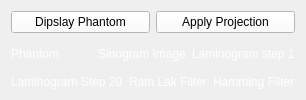
      <widget class="QWidget" name="tab_5">
       <attribute name="title">
        <string>Back Projection</string>
       </attribute>
       <layout class="QGridLayout" name="gridLayout_13">
        <item row="0" column="0">
         <layout class="QVBoxLayout" name="verticalLayout_38">
          <item>
           <layout class="QHBoxLayout" name="horizontalLayout_33">
            <item>
             <widget class="QPushButton" name="schepp_logan_button">
              <property name="styleSheet">
               <string notr="true">background-color: rgb(255, 255, 255);</string>
              </property>
              <property name="text">
               <string>Dipslay Phantom</string>
              </property>
             </widget>
            </item>
            <item>
             <widget class="QPushButton" name="apply_on_phantom_button">
              <property name="styleSheet">
               <string notr="true">background-color: rgb(255, 255, 255);</string>
              </property>
              <property name="text">
               <string>Apply Projection</string>
              </property>
             </widget>
            </item>
           </layout>
          </item>
          <item>
           <layout class="QHBoxLayout" name="horizontalLayout_34">
            <item>
             <layout class="QVBoxLayout" name="verticalLayout_32">
              <item>
               <widget class="ScheppLoganWidget" name="schepp_logan_phantom_img" native="true"/>
              </item>
              <item>
               <widget class="QLabel" name="label_25">
                <property name="styleSheet">
                 <string notr="true">color: rgb(255, 255, 255);</string>
                </property>
                <property name="text">
                 <string>Phantom</string>
                </property>
               </widget>
              </item>
             </layout>
            </item>
            <item>
             <layout class="QVBoxLayout" name="verticalLayout_33">
              <item>
               <widget class="SinogramWidget" name="sinogram_img" native="true"/>
              </item>
              <item>
               <widget class="QLabel" name="label_26">
                <property name="styleSheet">
                 <string notr="true">color: rgb(255, 255, 255);</string>
                </property>
                <property name="text">
                 <string>Sinogram Image</string>
                </property>
                <property name="wordWrap">
                 <bool>true</bool>
                </property>
               </widget>
              </item>
             </layout>
            </item>
            <item>
             <layout class="QVBoxLayout" name="verticalLayout_34">
              <item>
               <widget class="LaminogramOneWidget" name="laminogram_img1" native="true"/>
              </item>
              <item>
               <widget class="QLabel" name="label_27">
                <property name="styleSheet">
                 <string notr="true">color: rgb(255, 255, 255);</string>
                </property>
                <property name="text">
                 <string>Laminogram step 1</string>
                </property>
               </widget>
              </item>
             </layout>
            </item>
           </layout>
          </item>
          <item>
           <layout class="QHBoxLayout" name="horizontalLayout_35">
            <item>
             <layout class="QVBoxLayout" name="verticalLayout_35">
              <item>
               <widget class="LaminogramTwentyWidget" name="laminogram_img20" native="true"/>
              </item>
              <item>
               <widget class="QLabel" name="label_28">
                <property name="styleSheet">
                 <string notr="true">color: rgb(255, 255, 255);</string>
                </property>
                <property name="text">
                 <string>Laminogram Step 20</string>
                </property>
               </widget>
              </item>
             </layout>
            </item>
            <item>
             <layout class="QVBoxLayout" name="verticalLayout_36">
              <item>
               <widget class="RamLakWidget" name="ram_lak_filter_img" native="true"/>
              </item>
              <item>
               <widget class="QLabel" name="label_29">
                <property name="styleSheet">
                 <string notr="true">color: rgb(255, 255, 255);</string>
                </property>
                <property name="text">
                 <string>Ram Lak Filter</string>
                </property>
               </widget>
              </item>
             </layout>
            </item>
            <item>
             <layout class="QVBoxLayout" name="verticalLayout_37">
              <item>
               <widget class="HammingWidget" name="hamming_filter_img" native="true"/>
              </item>
              <item>
               <widget class="QLabel" name="label_30">
                <property name="styleSheet">
                 <string notr="true">color: rgb(255, 255, 255);</string>
                </property>
                <property name="text">
                 <string>Hamming Filter</string>
                </property>
               </widget>
              </item>
             </layout>
            </item>
           </layout>
          </item>
         </layout>
        </item>
       </layout>
      </widget>
